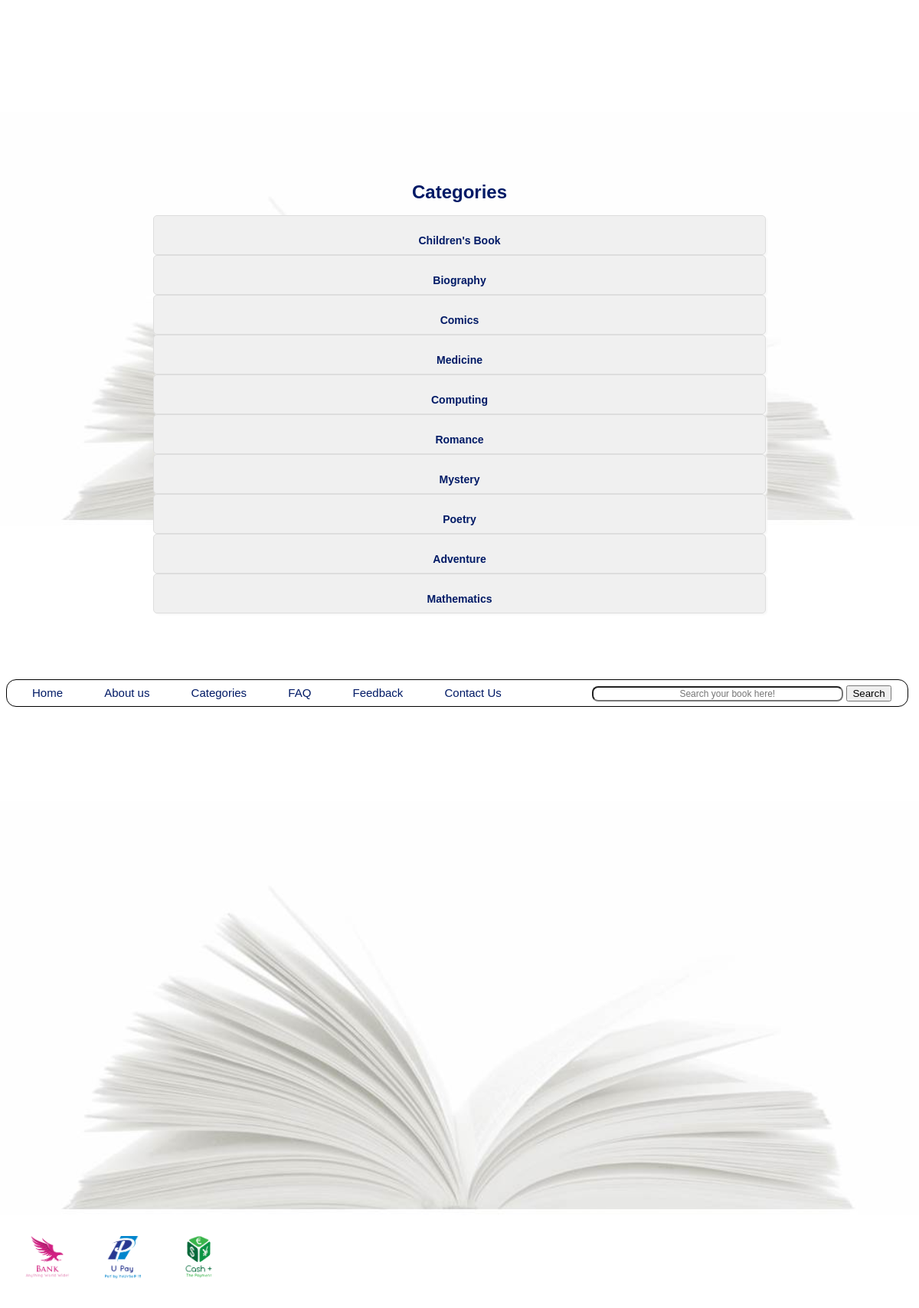
Page /BBB.com/categories.php on the committed database.
### tables this page shows
CREATE TABLE IF NOT EXISTS `CATEGORY` (
  `catID` char(3) NOT NULL DEFAULT '',
  `cat_name` varchar(15) DEFAULT NULL
);

### BBB.com/categories.php (the view, shortened to what this page needs)
<?php
include_once("config.php");
?>
<!DOCTYPE html>
<html lang="en">
	<head>
		<link rel="stylesheet" type="text/css" href="css/style.css">
		<link rel="stylesheet" href="css/responsiveslides.css">
		<link href="css/style(cart).css" rel="stylesheet" type="text/css">
	</head>
	<body>
		<div class="navigationBar1">
			<nav class="navBar1">
			<a class="link1" href="home.php">Home  </a>
			<a class="link1" href="about_us.php">About us </a>
		<?php
		if(!isset($_SESSION["email"]) && !isset($_SESSION["userlevel"]) || $_SESSION["userlevel"] == 2)	{
		echo	'<a class="link1" href="categories.php">Categories </a>';
		}
		?>
			<a class="link1" href="FAQ.php">FAQ </a>
			<?php
		if(!isset($_SESSION["email"]) && !isset($_SESSION["userlevel"]) || $_SESSION["userlevel"] == 2)	{
		echo	'<a class="link1" href="feedback.php">Feedback </a>';
		}
		?>
			<a class="link1" href="Contact-us2.php">Contact Us</a>
			</nav>
			<form id="Searchform" method="post" action="searchbar.php">
				<input type="text" name = "searchtext" class="searchText" placeholder="			         Search your book here!">
				<input type="submit" class="searchButton" value="Search">
			</form>
			<div style="position: absolute;	top: 2100%; left:0%";>
			<form>
			<table>
				<tr>
					<td><img src="images/Bank12.png" width="15%" height="15%"><img src="images/upay.png"width="15%" height="15%"><img src="images/cash+.png"width="15%" height="15%"</td>
				</tr>
			</table>
			</form>
			</div>
		</div>
		<div id="products-wrapper">
    <h1 align="center">Categories</h1>
    <div class="categories">
    <?php
	$results = mysqli_query($mysqli,"SELECT * FROM CATEGORY ORDER BY catID ASC");
    if ($results) {
        while($obj = mysqli_fetch_array($results))
        {
			echo '<div class="category">';
            echo '<a class="ang" href="booklist.php?requestCatID='.$obj['catID'].'">';
            echo '<div class="category-content"><h3>'.$obj['cat_name'].'</h3>';
			echo '</div>';
            echo '</a>';
            echo '</div>';
        }
    }
    ?>
    </div>
</div>
	</body>
</html>

### BBB.com/css/style.css (style rules this page uses)
body { background-image:url("../images/book.jpg"); background-attachment: fixed; background-size:100%; background-position: center; }
.navigationBar1 { border:solid 1px black; border-radius:13px; width: 98%; position: absolute; top: 20%; }
nav.navBar1 { padding: 8px; }
a.link1:link { color:#001A66; font-family:sans-serif; font-size:15px; text-align:center; text-decoration:none; padding:25px; }
.searchText { width:320px ; border-radius:8px; font-family: sans-serif; font-size: 12px; }
#Searchform { position: absolute; left : 65%; top: 21%; }
a { font-family:sans-serif; color:#001A66; }
h1,h2,h3,h4 { font-family:sans-serif; color:#001A66; }

### BBB.com/css/style(cart).css (style rules this page uses)
#products-wrapper { width: 800px; margin-right: auto; margin-left: auto; margin-top:20%; font: 12px Arial, Helvetica, sans-serif; }
.category { height: 30px; background: #F0F0F0; padding: 10px; border: 1px solid #DDD; border-radius: 5px; box-shadow: 2px 2px 2px #F8F8F8; text-decoration:none; }
.category .category-content { text-align: center; overflow:hidden; }
.ang { text-decoration:none; }

### rows in the picture
category: cat_name "Children's Book"
category: cat_name "Biography"
category: cat_name "Comics"
category: cat_name "Medicine"
category: cat_name "Computing"
category: cat_name "Romance"
category: cat_name "Mystery"
category: cat_name "Poetry"
category: cat_name "Adventure"
category: cat_name "Mathematics"
